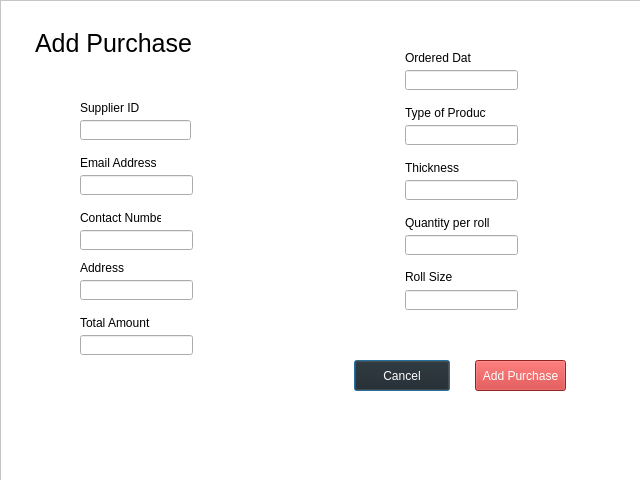
<?xml version="1.0" encoding="UTF-8"?>
<ui version="4.0">
 <class>Dialog</class>
 <widget class="QDialog" name="Dialog">
  <property name="geometry">
   <rect>
    <x>0</x>
    <y>0</y>
    <width>640</width>
    <height>480</height>
   </rect>
  </property>
  <property name="windowTitle">
   <string>Dialog</string>
  </property>
  <widget class="QFrame" name="frame">
   <property name="geometry">
    <rect>
     <x>0</x>
     <y>0</y>
     <width>641</width>
     <height>481</height>
    </rect>
   </property>
   <property name="styleSheet">
    <string notr="true">QFrame{
	background-color: rgb(255, 255, 255);
}
QLabel#AddOrder{
	font-size: 25px;
}
QLineEdit{
	width: 200px;
}
QPushButton#Cancel{	
	color: rgb(255, 255, 255);
	background-color: #202020;
}
QPushButton{	
	color: rgb(255, 255, 255);
	background-color: #CD2E2E;
}</string>
   </property>
   <property name="frameShape">
    <enum>QFrame::StyledPanel</enum>
   </property>
   <property name="frameShadow">
    <enum>QFrame::Raised</enum>
   </property>
   <widget class="QLabel" name="AddOrder">
    <property name="geometry">
     <rect>
      <x>35</x>
      <y>30</y>
      <width>161</width>
      <height>26</height>
     </rect>
    </property>
    <property name="text">
     <string>Add Purchase</string>
    </property>
   </widget>
   <widget class="QLabel" name="label">
    <property name="geometry">
     <rect>
      <x>80</x>
      <y>100</y>
      <width>81</width>
      <height>16</height>
     </rect>
    </property>
    <property name="text">
     <string>Supplier ID</string>
    </property>
   </widget>
   <widget class="QLineEdit" name="lineEdit">
    <property name="geometry">
     <rect>
      <x>80</x>
      <y>120</y>
      <width>111</width>
      <height>20</height>
     </rect>
    </property>
    <property name="maxLength">
     <number>300</number>
    </property>
   </widget>
   <widget class="QLineEdit" name="lineEdit_2">
    <property name="geometry">
     <rect>
      <x>80</x>
      <y>175</y>
      <width>113</width>
      <height>20</height>
     </rect>
    </property>
   </widget>
   <widget class="QLabel" name="label_2">
    <property name="geometry">
     <rect>
      <x>80</x>
      <y>155</y>
      <width>76</width>
      <height>16</height>
     </rect>
    </property>
    <property name="text">
     <string>Email Address</string>
    </property>
   </widget>
   <widget class="QLineEdit" name="lineEdit_3">
    <property name="geometry">
     <rect>
      <x>80</x>
      <y>230</y>
      <width>113</width>
      <height>20</height>
     </rect>
    </property>
   </widget>
   <widget class="QLabel" name="label_3">
    <property name="geometry">
     <rect>
      <x>80</x>
      <y>210</y>
      <width>81</width>
      <height>16</height>
     </rect>
    </property>
    <property name="text">
     <string>Contact Number</string>
    </property>
   </widget>
   <widget class="QLineEdit" name="lineEdit_4">
    <property name="geometry">
     <rect>
      <x>80</x>
      <y>335</y>
      <width>113</width>
      <height>20</height>
     </rect>
    </property>
   </widget>
   <widget class="QLabel" name="label_4">
    <property name="geometry">
     <rect>
      <x>80</x>
      <y>315</y>
      <width>76</width>
      <height>16</height>
     </rect>
    </property>
    <property name="text">
     <string>Total Amount</string>
    </property>
   </widget>
   <widget class="QLineEdit" name="lineEdit_9">
    <property name="geometry">
     <rect>
      <x>405</x>
      <y>70</y>
      <width>113</width>
      <height>20</height>
     </rect>
    </property>
   </widget>
   <widget class="QLabel" name="label_9">
    <property name="geometry">
     <rect>
      <x>405</x>
      <y>50</y>
      <width>66</width>
      <height>16</height>
     </rect>
    </property>
    <property name="text">
     <string>Ordered Date</string>
    </property>
   </widget>
   <widget class="QLabel" name="label_10">
    <property name="geometry">
     <rect>
      <x>405</x>
      <y>105</y>
      <width>81</width>
      <height>16</height>
     </rect>
    </property>
    <property name="text">
     <string>Type of Product</string>
    </property>
   </widget>
   <widget class="QLineEdit" name="lineEdit_10">
    <property name="geometry">
     <rect>
      <x>405</x>
      <y>290</y>
      <width>113</width>
      <height>20</height>
     </rect>
    </property>
   </widget>
   <widget class="QLineEdit" name="lineEdit_11">
    <property name="geometry">
     <rect>
      <x>405</x>
      <y>235</y>
      <width>113</width>
      <height>20</height>
     </rect>
    </property>
   </widget>
   <widget class="QLabel" name="label_11">
    <property name="geometry">
     <rect>
      <x>405</x>
      <y>270</y>
      <width>47</width>
      <height>14</height>
     </rect>
    </property>
    <property name="text">
     <string>Roll Size</string>
    </property>
   </widget>
   <widget class="QLabel" name="label_12">
    <property name="geometry">
     <rect>
      <x>405</x>
      <y>215</y>
      <width>86</width>
      <height>16</height>
     </rect>
    </property>
    <property name="text">
     <string>Quantity per roll</string>
    </property>
   </widget>
   <widget class="QLineEdit" name="lineEdit_12">
    <property name="geometry">
     <rect>
      <x>405</x>
      <y>180</y>
      <width>113</width>
      <height>20</height>
     </rect>
    </property>
   </widget>
   <widget class="QLabel" name="label_13">
    <property name="geometry">
     <rect>
      <x>405</x>
      <y>160</y>
      <width>81</width>
      <height>16</height>
     </rect>
    </property>
    <property name="text">
     <string>Thickness</string>
    </property>
   </widget>
   <widget class="QLineEdit" name="lineEdit_13">
    <property name="geometry">
     <rect>
      <x>405</x>
      <y>125</y>
      <width>113</width>
      <height>20</height>
     </rect>
    </property>
   </widget>
   <widget class="QPushButton" name="Cancel">
    <property name="geometry">
     <rect>
      <x>354</x>
      <y>360</y>
      <width>96</width>
      <height>31</height>
     </rect>
    </property>
    <property name="text">
     <string>Cancel</string>
    </property>
   </widget>
   <widget class="QPushButton" name="AddOrder_3">
    <property name="geometry">
     <rect>
      <x>475</x>
      <y>360</y>
      <width>91</width>
      <height>31</height>
     </rect>
    </property>
    <property name="text">
     <string>Add Purchase</string>
    </property>
   </widget>
   <widget class="QLabel" name="label_14">
    <property name="geometry">
     <rect>
      <x>80</x>
      <y>260</y>
      <width>76</width>
      <height>16</height>
     </rect>
    </property>
    <property name="text">
     <string>Address</string>
    </property>
   </widget>
   <widget class="QLineEdit" name="lineEdit_14">
    <property name="geometry">
     <rect>
      <x>80</x>
      <y>280</y>
      <width>113</width>
      <height>20</height>
     </rect>
    </property>
   </widget>
  </widget>
 </widget>
 <resources/>
 <connections/>
</ui>
